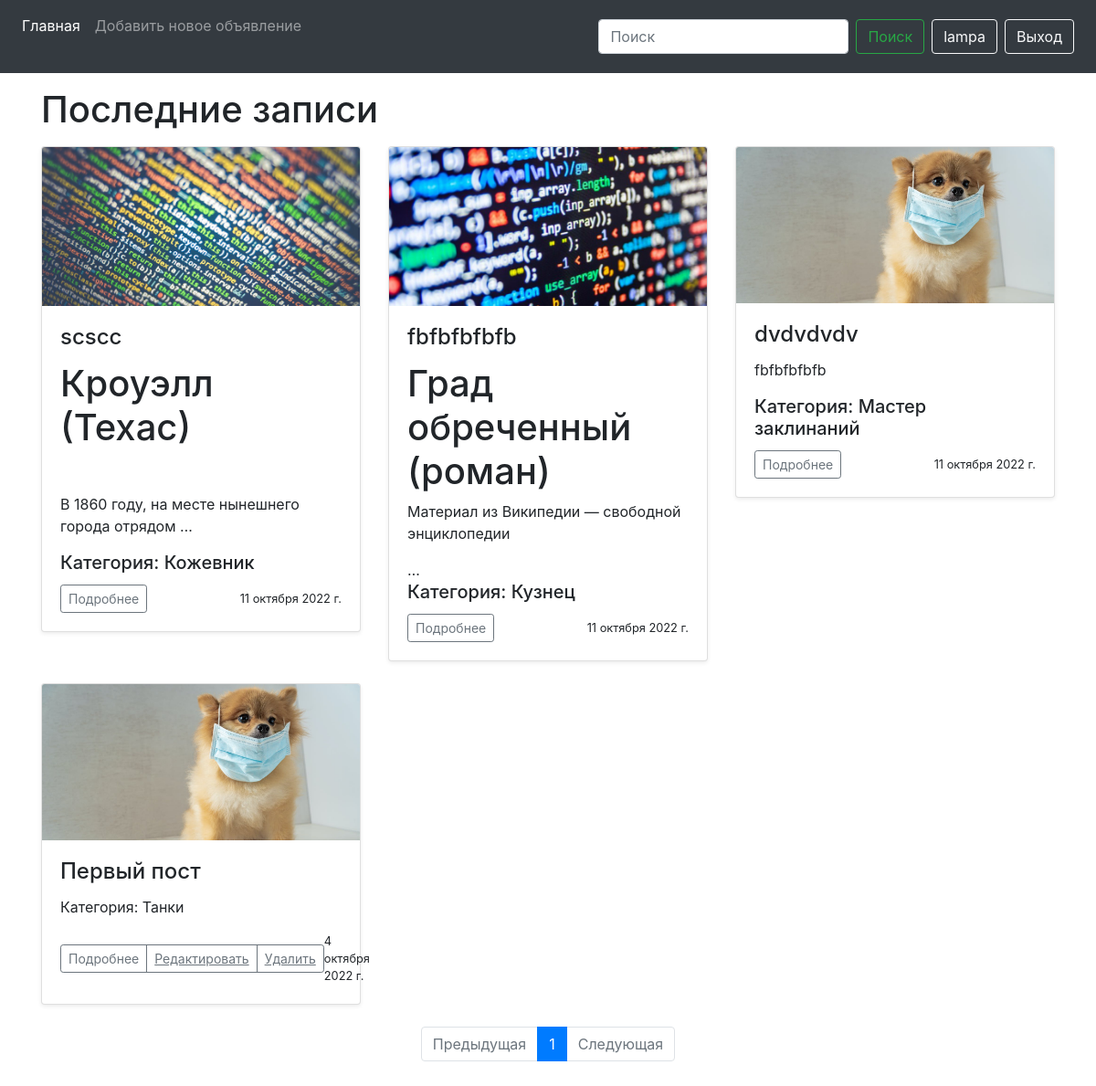
Screenshot of / (signed in) with the database file from the repository.
### news/models.py (models this page shows, shortened)
class Post(models.Model):
    title = models.CharField(max_length=200)
    content = RichTextUploadingField()
    image = models.ImageField()
    created_at = models.DateField(default=timezone.now)
    user = models.ForeignKey(User, on_delete=models.CASCADE, related_name='author')
    categories = models.ForeignKey(Category, on_delete=models.CASCADE, verbose_name='Категория')

class Category(models.Model):
    name = models.CharField(max_length=20, unique=True)
    def __str__(self):
        return self.name

### news/views.py (the view, shortened to what this page needs)
# urls.py: path('', NewsList.as_view(), name='index'),
class NewsList(ListView):
    model = Post
    ordering = '-id'
    template_name = 'home.html'
    context_object_name = 'home'
    paginate_by = 6
    form_class = PostForm
    def get_context_data(self, **kwargs):
        context = super().get_context_data(**kwargs)
        context['form'] = PostForm()
        return context

### news/forms.py
class PostForm(ModelForm):
    class Meta:
        model = Post
        fields = ['title', 'image', 'content', 'categories', 'user']
        widgets = {
            'user': forms.HiddenInput(),
        }
        labels = {
            'title': _('Заголовок'),
            'categories': _('Категория'),
            'content': _('Объявление'),
            'image': _('Изображение')
        }

### templates/home.html (shortened to what this page needs)
{% extends './base.html' %}
{% load static %}
{% block content %}
    <div class="container">
      <h1 class="my-3">Последние записи</h1>
      <div class="row">
        {% for post in page_obj%}
        <div class="col-md-4">
          <div class="card mb-4 shadow-sm">
            <img src="media/{{ post.image }}" alt="" class="card-img-top">
            <div class="card-body">
              <h4 class="card-title">{{ post.title }}</h4>
              {{ post.content|safe|truncatechars:100 }}
               <h5 class="card-title">Категория: {{ post.categories }}</h5>
              <div class="d-flex justify-content-between align-items-center">
                <div class="btn-group">
                  <a href="{% url 'news' post.id %}" class="btn btn-sm btn-outline-secondary">Подробнее</a>
                  {% if user == post.user %}
                  <a href="{% url 'edit' post.id %}" class="btn btn-sm btn-outline-secondary"><u>Редактировать</u></a>
                  <a href="{% url 'delete' post.id %}" class="btn btn-sm btn-outline-secondary"><u> Удалить </u></a>
                  {% endif %}
                </div>
                <small class="text-mutnewsed">{{ post.created_at }}</small>
              </div>
            </div>
          </div>
        </div>
        {% endfor %}
      </div>
    </div>
{% endblock %}
{% block pagination %}
    <nav aria-label="Paginate me">
      <ul class="pagination justify-content-center">
        {% if page_obj.has_previous %}
          <a class="page-link" href="?page={{ page_obj.previous_page_number }}" tabindex="-1">Предыдущая</a>
        {% else %}
        <li class="page-item disabled">
          <a class="page-link disabled" href="#" tabindex="-1">Предыдущая</a>
        </li>
        {% endif %}
        {% for i in page_obj.paginator.page_range %}
        {% if i == page_obj.number %}
          <li class="page-item active"><a class="page-link" href="?page={{ i }}">{{ i }}</a></li>
        {% else %}
          <li class="page-item"><a class="page-link" href="?page={{ i }}">{{ i }}</a></li>
        {% endif %}
        {% endfor %}
        {% if page_obj.has_next %}
          <a class="page-link" href="?page={{ page_obj.next_page_number }}">Следующая</a>
        {% else %}
          <li class="page-item disabled">
            <a class="page-link" href="#">Следующая</a>
          </li>
        {% endif %}
      </ul>
    </nav>
    <br>
{% endblock %}

### templates/block/navbar.html (shortened to what this page needs)
<nav class="navbar navbar-expand-lg navbar-dark bg-dark sticky-top">
  <div class="collapse navbar-collapse" id="navbarSupportedContent">
    <ul class="navbar-nav mr-auto">
      <li class="nav-item active">
        <a href="{% url 'index' %}" class="nav-link">Главная</a>
      </li>
      <li class="nav-item ">
        {% if user.is_authenticated %}
        <a href="{% url 'add' %}" class="nav-link">Добавить новое объявление</a> <br>
        {% endif %}
      </li>
    </ul>
    <form action="{% url 'search_results' %}" method="get" class="form-inline my-2 my-lg-0">
      <input name="q" type="text" class="form-control mr-sm-2" placeholder="Поиск" aria-label="Поиск">
      <button class="btn btn-outline-success my-2 my-sm-0 mr-2" type="submit">Поиск</button>
    </form>
     {% if user.is_authenticated %}
    <a href="/profile/" class="btn btn-outline-light mr-2">{{ user }}</a>
    <a href="{% url 'logout' %}" class="btn btn-outline-light mr-2">Выход</a>
    {% else %}
    <a href="{% url 'login' %}" class="btn btn-outline-light mr-2">Вход</a>
    <a href="/accounts/register/" class="btn btn-outline-light mr-2">Регистрация</a>
    {% endif %}
  </div>
</nav>

### static/css/style.css (style rules this page uses)
body { margin-bottom: 60px; }
html { position: relative; min-height: 100%; }

### rows the page displays
Post: image (picture), title "scscc", content "Кроуэлл (Техас) В 1860 году, на месте нынешнего города отрядом …", categories "Кожевник", created_at "11 октября 2022 г."
Post: image (picture), title "fbfbfbfbfb", content "Град обреченный (роман) Материал из Википедии — свободной энциклопедии …", categories "Кузнец", created_at "11 октября 2022 г."
Post: image (picture), title "dvdvdvdv", content "fbfbfbfbfb", categories "Мастер заклинаний", created_at "11 октября 2022 г."
Post: image (picture), title "Первый пост", categories "Танки", shows "Редактировать", created_at "4 октября 2022 г."

### other values shown
{{ user }} "lampa"
{{ i }} "1"
